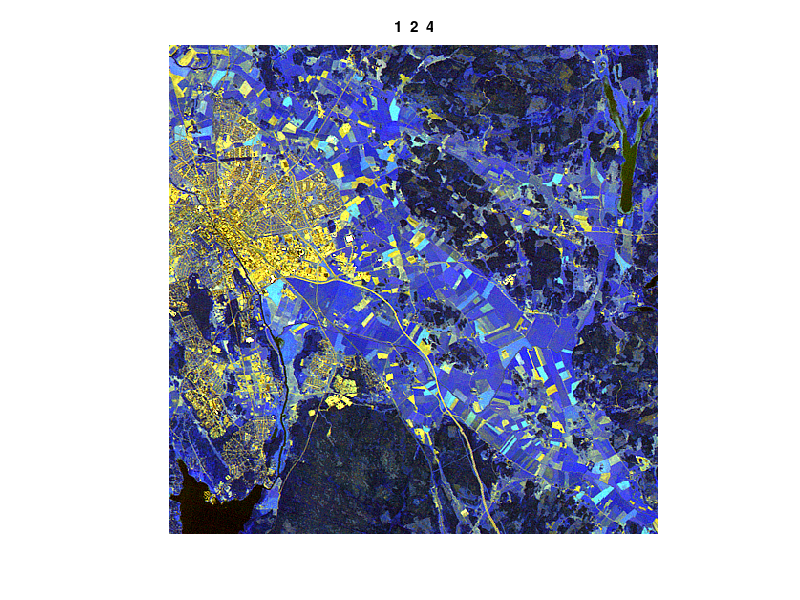
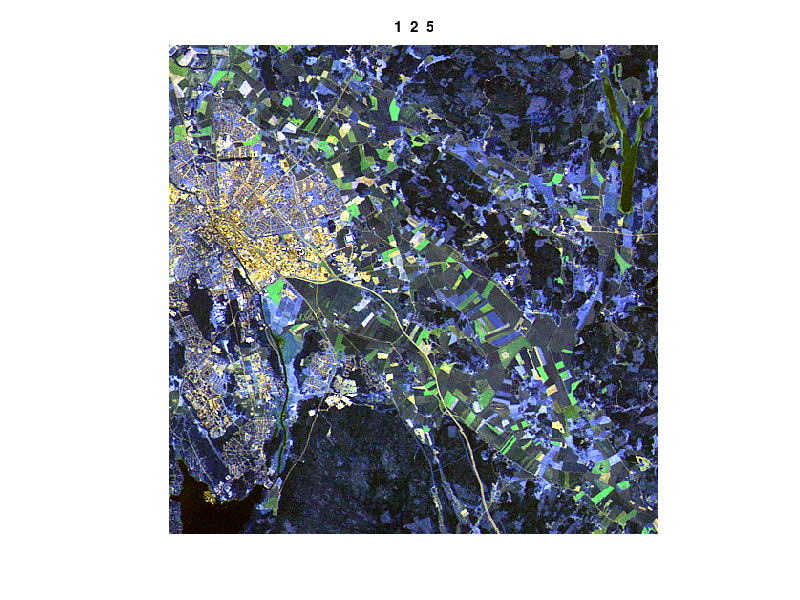
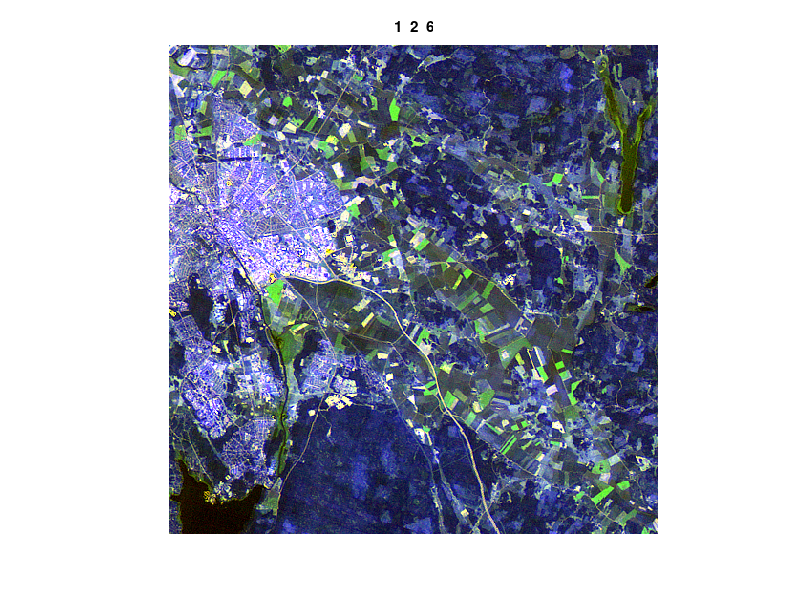
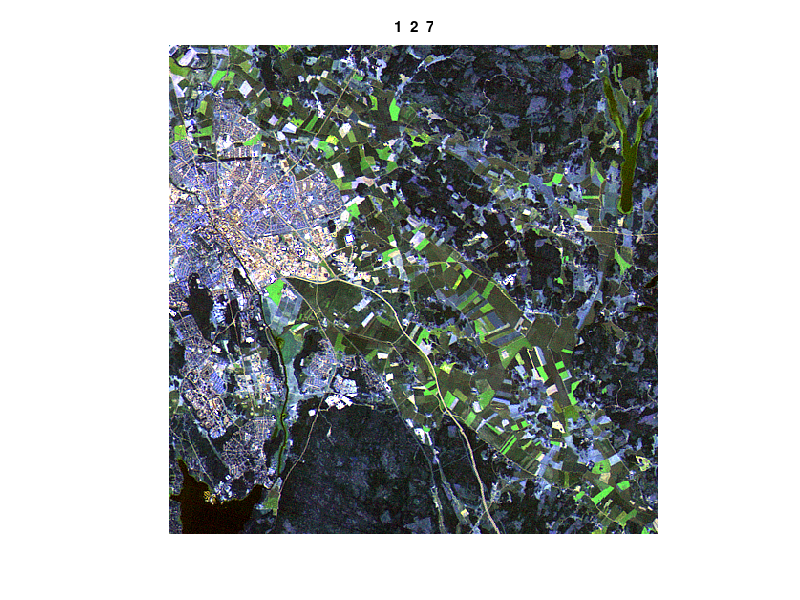

These figures' MATLAB source, in order: (Note: this script raises an error after producing the figures.)
%%  ASSIGNMENT 2
x = 1;
load landsat_data.mat
close all
%figure(1);
%tiledlayout(4,5)
v = 1:7;
C = nchoosek(v, uint8(3));
if x == 1
for i=2:length(C)
    %nexttile
    figure()
    imshow(landsat_data(:,:,C(i,:))./255);
    title(num2str(C(i,:)))
end
end
%%
imagemike = landsat_data(:,:,[4, 6, 7])./255;
imtool(landsat_data(:,:,[4, 6, 7])./255)

%%
labelarea = zeros(512);

labelarea(17:70,482:512) = 1; % WATUH
labelarea(44:150,143:232) = 2; %City
labelarea(138:242,395:511) = 3; %Forrest Gump
labelarea(325:418,292:315) = 4; %Åker

[data, class] = create_training_data(imagemike, labelarea);
Itest = im2testdata(imagemike);
C = classify(double(Itest), double(data), double(class));
ImC = class2im(C, size(imagemike, 1), size(imagemike, 2));
imagesc(ImC)
%[data1,class1] = create_training_data(IRGB,label_im);  % Arrange the training data into vectors
%Itest1 = im2testdata(IRGB); % Reshape the image before classification
%C = classify(double(Itest1),double(data1),double(class1)); % Train classifier and classify the data
%ImC = class2im(C,size(IRGB,1),size(IRGB,2)); % Reshape the classification to an image
%imagesc(ImC); % View the classification result
%title('Classification of image using Channels: RGB')
